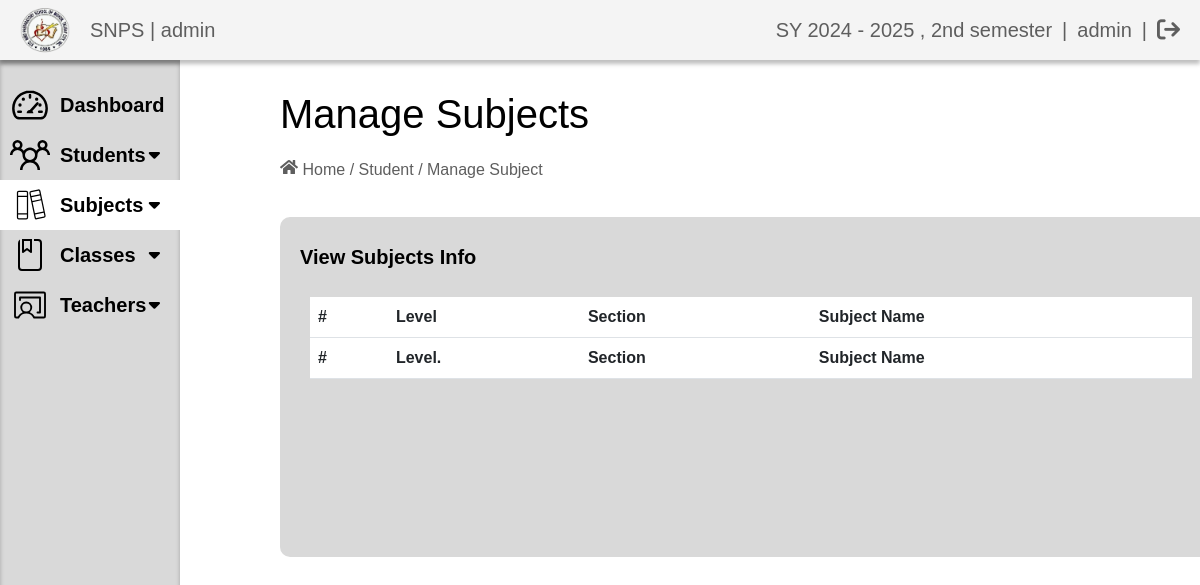
The app's page /adminDashboard/manage_subjects.php (signed in), older data.
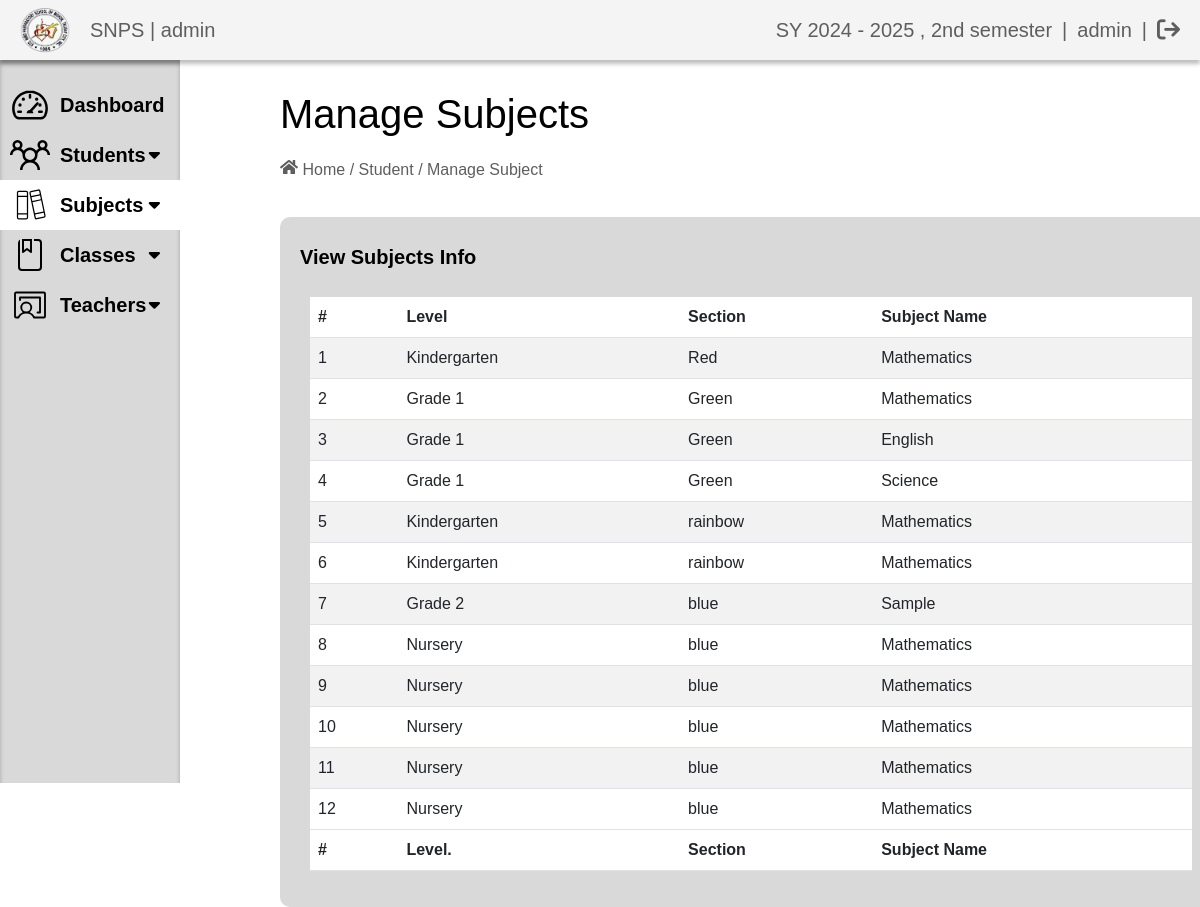
The same page, newer data.
### tables this page shows
CREATE TABLE `subjects` (
  `id` int(11) NOT NULL,
  `level` varchar(255) NOT NULL,
  `subject_name` varchar(255) NOT NULL,
  `section` varchar(255) DEFAULT NULL
);

### adminDashboard/manage_subjects.php (the view, shortened to what this page needs)
<?php
if (isset($_SESSION['id']) && isset($_SESSION['user_name'])) {
    $conn = new mysqli("localhost", "root", "", "studentgradingsystem");
    $currentYear = date("Y");
    $currentMonth = date("n");
    if ($currentMonth < 6) {
        $startYear = $currentYear - 1;
        $endYear = $currentYear;
        $semester = "2nd semester";
    } else {
        $startYear = $currentYear;
        $endYear = $currentYear + 1;
        $semester = "1st semester";
    }
    $schoolYear = $startYear . " - " . $endYear . " , " . $semester;
    $sql = "
    SELECT id, level, section, subject_name
    FROM subjects
    ";
    $result = $conn->query($sql);
    ?>
    <!DOCTYPE html>
    <html>
    <head>
        <link rel="stylesheet" href="../Assets/css/bootstrap.min.css">
        <link rel="stylesheet" href="https://cdn.datatables.net/2.1.8/css/dataTables.bootstrap5.css">
        <link rel="stylesheet" type="text/css" href="../Assets/css/manage_subjects.css">
        <link rel="stylesheet" href="https://cdnjs.cloudflare.com/ajax/libs/font-awesome/6.4.2/css/all.min.css"
 />
    </head>
    <body>
        <div class="header">
            <div class="header-left">
                <img src="../Assets/images/logo.png" alt="Logo">
                <p>SNPS | <?php echo $_SESSION['role']; ?></p>
            </div>
            <div class="navlink">
                <p>SY <?php echo $schoolYear; ?></p>
                <p>|</p>
                <p class="user-name"><?php echo $_SESSION['name']; ?></p>
                <p>|</p>
                <a href="../logout.php"><i class="fa-solid fa-arrow-right-from-bracket"></i></a>
            </div>
        </div>
        <div class="sidenav">
            <ul>
                <li><a href="../adminDashboard/admin_dashboard.php" class="dashboardbtn">
                        <p class="stash--dashboard"></p>Dashboard
                    </a></li>
                <li><a href="#" class="student-btn">
                        <p class="fluent-mdl2--group"></p>Students
                        <span class="fas fa-caret-down second"></span>
                    </a>
                </li>
                <li><a href="#" class="jobplace-btn">
                        <p class="ph--books-thin"></p>Subjects
                        <span class="fas fa-caret-down third"></span>
                    </a>
                </li>
                <li><a href="#" class="classes-btn">
                        <p class="fluent--class-20-regular"></p>Classes
                        <span class="fas fa-caret-down fourth"></span>
                    </a>
                </li>
                <li><a href="#" class="teacher_add-btn">
                        <p class="ph--chalkboard-teacher-light"></p>Teachers
                        <span class="fas fa-caret-down fifth"></span>
                    </a>
                </li>
            </ul>
        </div>
        <div class="body-contents">
            <h1>Manage Subjects</h1>
            <div class="bread-crumb">
                <p><span class="fa-solid--home"></span> Home / Student / Manage Subject</p>
            </div>
            <div class="dashboard">
                <p>View Subjects Info</p>
                <div class="datatable">
                    <table id="example" class="table table-striped" style="width:100%">
                        <thead>
                            <tr>
                                <th>#</th>
                                <th>Level</th>
                                <th>Section</th>
                                <th>Subject Name</th>
                            </tr>
                        </thead>
                        <tbody>
                            <?php
                            if ($result->num_rows > 0) {
                                $index = 1;
                                while ($row = $result->fetch_assoc()) {
                                    echo "<tr>";
                                    echo "<td>" . $index++ . "</td>";
                                    echo "<td>" . $row['level'] . "</td>";
                                    echo "<td>" . $row['section'] . "</td>";
                                    echo "<td>" . $row['subject_name'] . "</td>";
                                }
                            }
                            ?>
                        </tbody>
                        <tfoot>
                            <tr>
                                <th>#</th>
                                <th>Level.</th>
                                <th>Section</th>
                                <th>Subject Name</th>
                            </tr>
                        </tfoot>
                    </table>
                </div>
            </div>
        </div>
    </body>
    </html>
    <?php
} else {
    header("Location: ../index.php");
    exit();
}
?>

### Assets/css/manage_subjects.css (style rules this page uses)
* { margin: 0; padding: 0; box-sizing: border-box; font-family: 'Arial', sans-serif; }
body { margin-top: 60px; }
.header { position: fixed; top: 0; width: 100%; display: flex; align-items: center; justify-content: space-between; padding: 10px 20px; background-color: #f4f4f4; height: 60px; box-shadow: 0px 4px 4px 0px rgba(0, 0, 0, 0.25); z-index: 1000; }
.header-left { display: flex; align-items: center; flex-shrink: 0; }
.header img { height: 50px; width: 50px; margin-right: 20px; }
.header p { color: #5E5E5E; font-size: 20px; margin: 0; }
.navlink { display: flex; align-items: center; gap: 10px; margin-left: auto; }
.navlink p { color: #5E5E5E; margin: 0; white-space: nowrap; }
.navlink a { color: #5E5E5E; font-size: 23px; text-decoration: none; }
.navlink p.user-name { max-width: 200px; overflow: hidden; text-overflow: ellipsis; white-space: nowrap; }
.sidenav { width: 15%; height: 45.2em; background: #D9D9D9; box-shadow: 0px 4px 4px 0px rgba(0, 0, 0, 0.25) inset; position: fixed; overflow-y: auto; scrollbar-width: none; }
.sidenav li { line-height: 30px; }
.sidenav ul li { line-height: 50px; }
.sidenav ul li a { position: relative; color: #000; padding-left: 55px; text-decoration: none; font-size: 20px; display: block; width: 100%; border-left: 5px solid transparent; font-weight: 600; }
.sidenav ul li a span { position: absolute; top: 50%; right: 20px; transform: translateY(-50%); font-size: 18px; transition: transform 0.4s; }
.dashboardbtn { margin-top: 20px; }
.jobplace-btn { background-color: white; border-left-color: #5E5E5E; }
.stash--dashboard { position: absolute; display: inline-block; width: 2em; height: 2em; background-color: currentColor; -webkit-mask-image: var(--svg); mask-image: var(--svg); -webkit-mask-repeat: no-repeat; mask-repeat: no-repeat; -webkit-mask-size: 100% 100%; mask-size: 100% 100%; margin-top: 5px; margin-left: -50px; }
.ph--books-thin { position: absolute; display: inline-block; width: 2em; height: 2em; background-repeat: no-repeat; background-size: 100% 100%; margin-top: 5px; margin-left: -50px; }
.ph--chalkboard-teacher-light { position: absolute; display: inline-block; width: 2em; height: 2em; background-repeat: no-repeat; background-size: 100% 100%; margin-top: 5px; margin-left: -50px; }
.fluent-mdl2--group { position: absolute; display: inline-block; width: 2em; height: 2em; background-repeat: no-repeat; background-size: 100% 100%; margin-top: 5px; margin-left: -50px; }
.fluent--class-20-regular { position: absolute; display: inline-block; width: 2em; height: 2em; background-repeat: no-repeat; background-size: 100% 100%; margin-top: 5px; margin-left: -50px; }
.body-contents { position: absolute; color: black; margin-left: 280px; margin-top: 30px; width: 78.5%; height: 85%; }
.dashboard { margin-top: 35px; background-color: #D9D9D9; min-height: 50%; border-radius: 10px; }
.fa-solid--home { display: inline-block; width: 1.13em; height: 1em; background-repeat: no-repeat; background-size: 100% 100%; }
.bread-crumb p { color: #5E5E5E; margin-top: 20px }
.datatable { padding: 20px 30px; }
.dashboard p { padding: 25px 20px; font-size: 20px; font-weight: bold; margin-bottom: -20px; }

Row changes from the older to the newer data that the page shows:
added subjects: level "Kindergarten", section "Red", subject_name "Mathematics"
added subjects: level "Grade 1", section "Green", subject_name "Mathematics"
added subjects: level "Grade 1", section "Green", subject_name "English"
added subjects: level "Grade 1", section "Green", subject_name "Science"
added subjects: level "Kindergarten", section "rainbow", subject_name "Mathematics"
added subjects: level "Kindergarten", section "rainbow", subject_name "Mathematics"
added subjects: level "Grade 2", section "blue", subject_name "Sample"
added subjects: level "Nursery", section "blue", subject_name "Mathematics"
added subjects: level "Nursery", section "blue", subject_name "Mathematics"
added subjects: level "Nursery", section "blue", subject_name "Mathematics"
added subjects: level "Nursery", section "blue", subject_name "Mathematics"
added subjects: level "Nursery", section "blue", subject_name "Mathematics"
